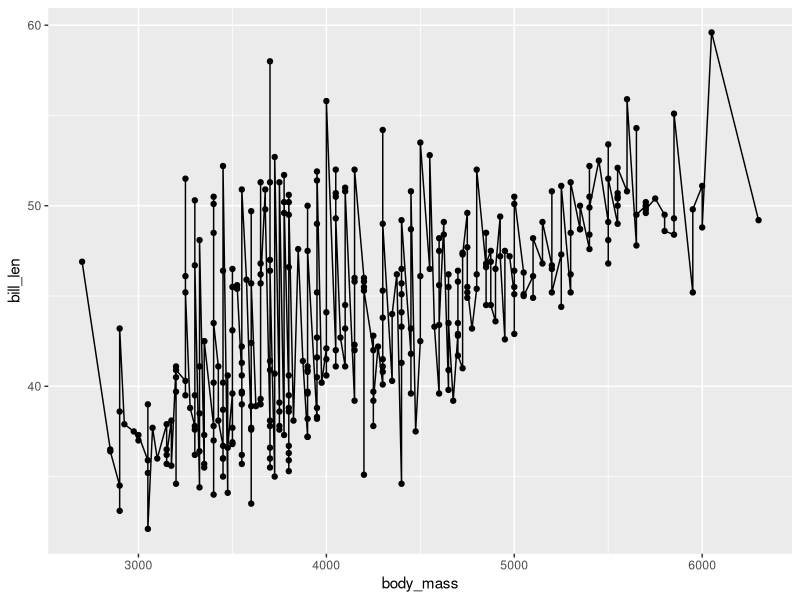

The R script that drew this image:
library(tidyverse)
library(ggplot2)

dt <- penguins
ggplot(dt, aes(x=body_mass, y=bill_len))+
  geom_point()+
  geom_line()

## Deja de hacer fotos a bichos y plantas, ya basta. No consigo alcanzarte.
